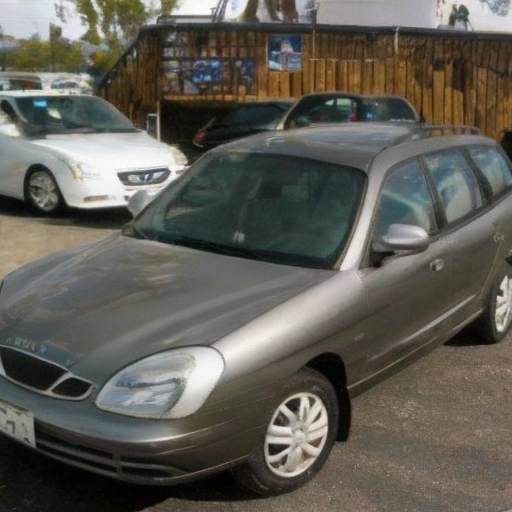
#> input picture Jpeg_fake/1.jpg, 512 x 512 px, given in place of J, which was not available
$ python -i rapsd_and_spectra.py   (imports and definitions only)
#> lines starting #> are read from the running program, lines starting #| are printed output that depends on the picture; pictures that were not available may be replaced by others from this repository, and a replacement may not be noted

"""
This script calculates the Radially Averaged Power Spectra (RAPSD) and the regular Power Spectra of input images.
The values can then be averaged for plotting.
"""

# Importing packages
import numpy as np
import cv2

# RAPSD and Power Spectrum

def spectra(image_paths):

    # Load images
#> called with image_paths = 'Jpeg_fake/1.jpg'
    image_list = []
    for path in image_paths:
        try:
            image = cv2.imread(path)
#> image is the input picture: shape (512, 512, 3); mean B, G, R 85.6, 93.6, 95.7
            if image is not None:
                image = cv2.cvtColor(image, cv2.COLOR_BGR2RGB)  # convert from BGR to RGB
                image_list.append(image)
        except Exception as e:
            print(f'Failed to load {path}: {e}')

    rapsd = []
#> rapsd = []
    power_spectra = []

    for k in range(len(image_list)):

        image_data = image_list[k]

        for channel in range(image_data.shape[2]):  # Loop over RGB channels
            channel_data = image_data[..., channel]

            # Compute power spectrum for this channel
            f_transform = np.fft.fft2(channel_data)
            f_transform_shifted = np.fft.fftshift(f_transform)
            pow_spec = np.abs(f_transform_shifted) ** 2


        # Computing the power spectrum
        spec = np.fft.fftshift(np.fft.fft2(channel_data))
        spec = np.abs(spec)
        spec = np.log(spec + 1)
        power_spectra.append(spec)


        # Creating a radial grid
        ny, nx = pow_spec.shape
        y, x = np.indices((ny, nx))
        center_y, center_x = ny // 2, nx // 2
        r = np.sqrt((x - center_x)**2 + (y - center_y)**2)


        # Radial binning
        r = r.astype(np.int32)
        psd = np.bincount(r.ravel(), weights=pow_spec.ravel()) / np.bincount(r.ravel())
        rapsd.append(psd)
#> this loop made 5 passes
#> pass 1, in spectra, `spec = np.log(spec + 1)`:
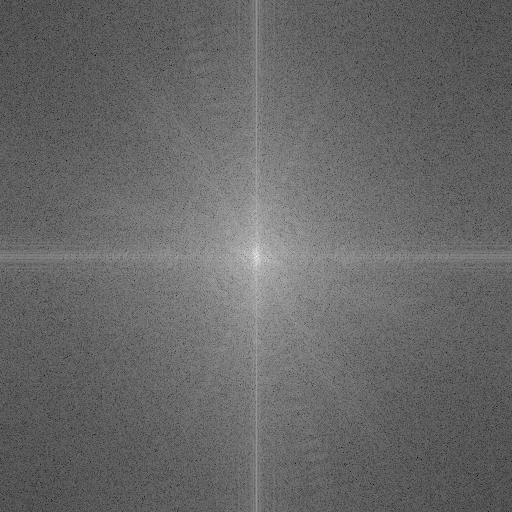
#> spec: shape (512, 512) float64; min 0.886, max 16.93, mean 7.44; drawn with min black and max white
#> pass 1, in spectra, `y, x = np.indices((ny, nx))`:
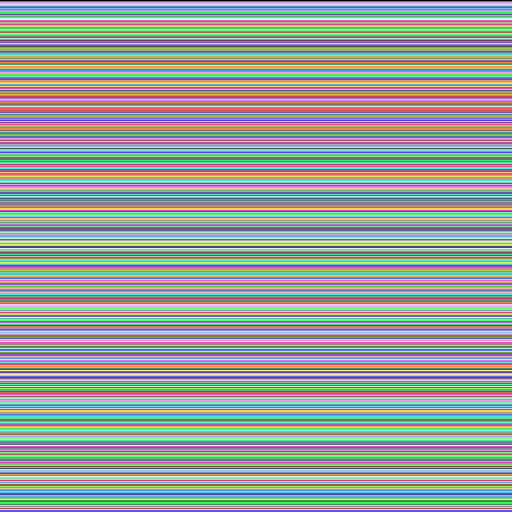
#> y: shape (512, 512) int64; 512 distinct labels, from 0 to 511; one colour per label, 0 black
#> pass 1, in spectra, `y, x = np.indices((ny, nx))`:
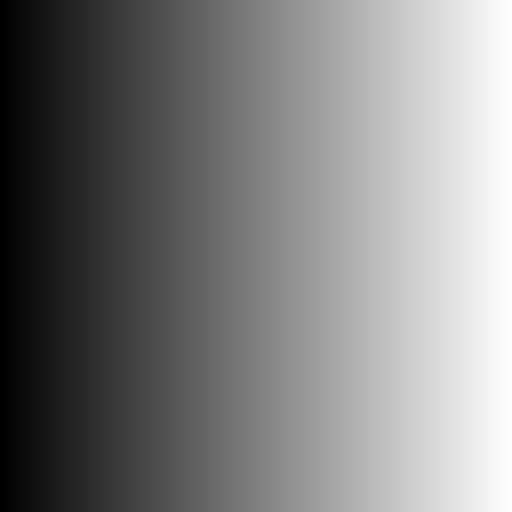
#> x: shape (512, 512) int64; min 0, max 511, mean 255.5; drawn with min black and max white
#> after the loop:
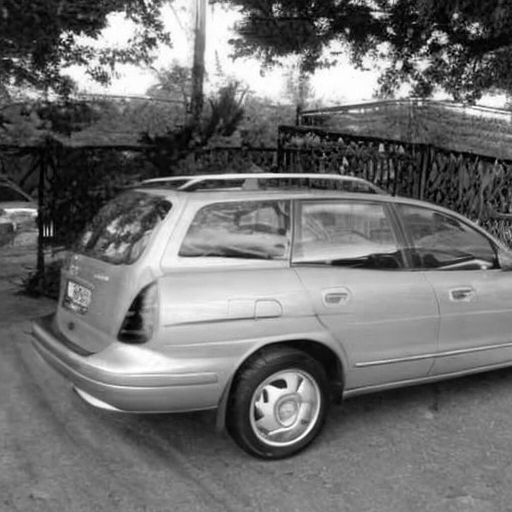
#> channel_data: shape (512, 512); min 0, max 255, mean 112.2


    return rapsd, power_spectra


# Averaging

def average_spectra(spectra_list):
    avg_spectrum = np.mean(spectra_list, axis=0)
    return avg_spectrum

>>> result = spectra('Jpeg_fake/1.jpg')
